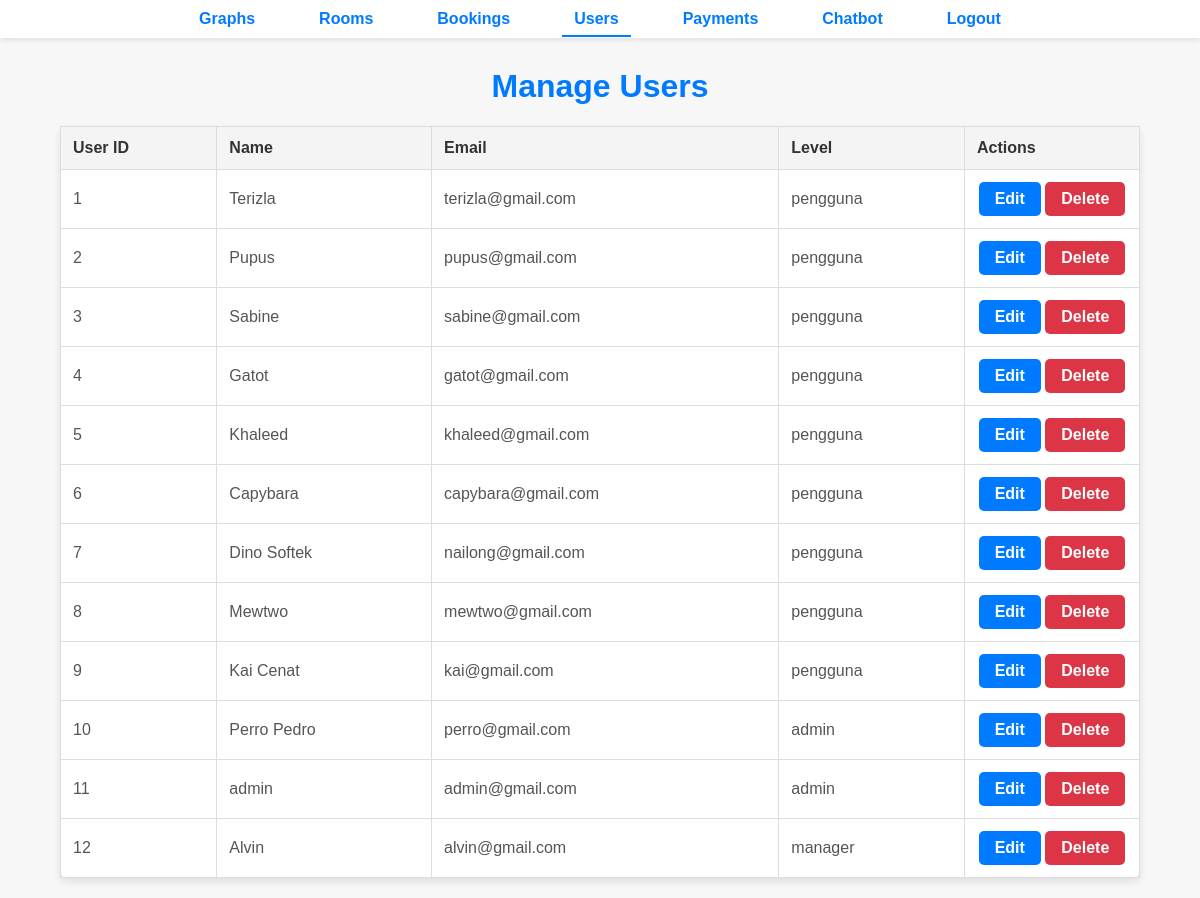
/admin/users.php (signed in), run on the app's committed database.
### tables this page shows
CREATE TABLE `users` (
  `user_id` int(11) NOT NULL,
  `name` varchar(255) NOT NULL,
  `email` varchar(255) NOT NULL,
  `password` varchar(255) NOT NULL,
  `level` enum('pengguna','admin','manager') DEFAULT 'pengguna'
);

### admin/users.php (the view, shortened to what this page needs)
<?php
include '../includes/db.php';
include '../includes/navbar_admin.php';
$stmt = $conn->query("SELECT * FROM users");
$users = $stmt->fetchAll(PDO::FETCH_ASSOC);
?>
<!DOCTYPE html>
<html>
<head>
    <link rel="stylesheet" href="../css/style.css">
</head>
<body>
    <h1>Manage Users</h1>
    <table>
        <tr>
            <th>User ID</th>
            <th>Name</th>
            <th>Email</th>
            <th>Level</th>
            <th>Actions</th>
        </tr>
        <?php foreach ($users as $user): ?>
        <tr>
            <td><?php echo htmlspecialchars($user['user_id']); ?></td>
            <td><?php echo htmlspecialchars($user['name']); ?></td>
            <td><?php echo htmlspecialchars($user['email']); ?></td>
            <td><?php echo htmlspecialchars($user['level']); ?></td>
            <td class="actions-cell">
                <a href="edit_user.php?user_id=<?php echo htmlspecialchars($user['user_id']); ?>" class="btn btn-edit">Edit</a>
                <button onclick="confirmDelete(<?php echo $user['user_id']; ?>)" class="btn btn-delete">Delete</button>
            </td>
        </tr>
        <?php endforeach; ?>
    </table>
</body>
</html>

### css/style.css (style rules this page uses)
body { font-family: 'Arial', sans-serif; background-color: #f4f6f9; color: #333; margin: 0; padding: 0; }
h1, h2 { text-align: center; margin-top: 30px; font-size: 2rem; color: #007BFF; }
table { width: 90%; margin: 20px auto; border-collapse: collapse; background-color: #fff; border-radius: 8px; box-shadow: 0 4px 8px rgba(0, 0, 0, 0.1); }
th, td { padding: 12px; text-align: left; border: 1px solid #ddd; font-size: 16px; }
th { background-color: #f4f4f4; font-weight: bold; color: #333; }
td { color: #555; }

### admin/users.php (style rules this page uses)
body { font-family: 'Arial', sans-serif; background-color: #f7f7f7; color: #333; margin: 0; padding: 0; }
h1 { text-align: center; margin-top: 30px; font-size: 2rem; color: #007BFF; }
table { width: 90%; margin: 20px auto; border-collapse: collapse; background-color: #fff; border-radius: 8px; box-shadow: 0 4px 8px rgba(0, 0, 0, 0.1); }
th, td { padding: 12px; text-align: left; border: 1px solid #ddd; font-size: 16px; }
th { background-color: #f4f4f4; font-weight: bold; color: #333; }
td { color: #555; }
td.actions-cell { text-align: center; width: 150px; }
.btn { padding: 8px 16px; text-decoration: none; font-weight: bold; border-radius: 5px; display: inline-block; font-size: 16px; transition: background-color 0.3s; }
.btn-edit { background-color: #007BFF; color: white; transition: background-color 0.3s; }
.btn-delete { background-color: #DC3545; color: white; transition: background-color 0.3s; border: none; }

### data on the page
users: user_id "1", name "Terizla", email "terizla@gmail.com", level "pengguna"
users: user_id "2", name "Pupus", email "pupus@gmail.com", level "pengguna"
users: user_id "3", name "Sabine", email "sabine@gmail.com", level "pengguna"
users: user_id "4", name "Gatot", email "gatot@gmail.com", level "pengguna"
users: user_id "5", name "Khaleed", email "khaleed@gmail.com", level "pengguna"
users: user_id "6", name "Capybara", email "capybara@gmail.com", level "pengguna"
users: user_id "7", name "Dino Softek", email "nailong@gmail.com", level "pengguna"
users: user_id "8", name "Mewtwo", email "mewtwo@gmail.com", level "pengguna"
users: user_id "9", name "Kai Cenat", email "kai@gmail.com", level "pengguna"
users: user_id "10", name "Perro Pedro", email "perro@gmail.com", level "admin"
users: user_id "11", name "admin", email "admin@gmail.com", level "admin"
users: user_id "12", name "Alvin", email "alvin@gmail.com", level "manager"
